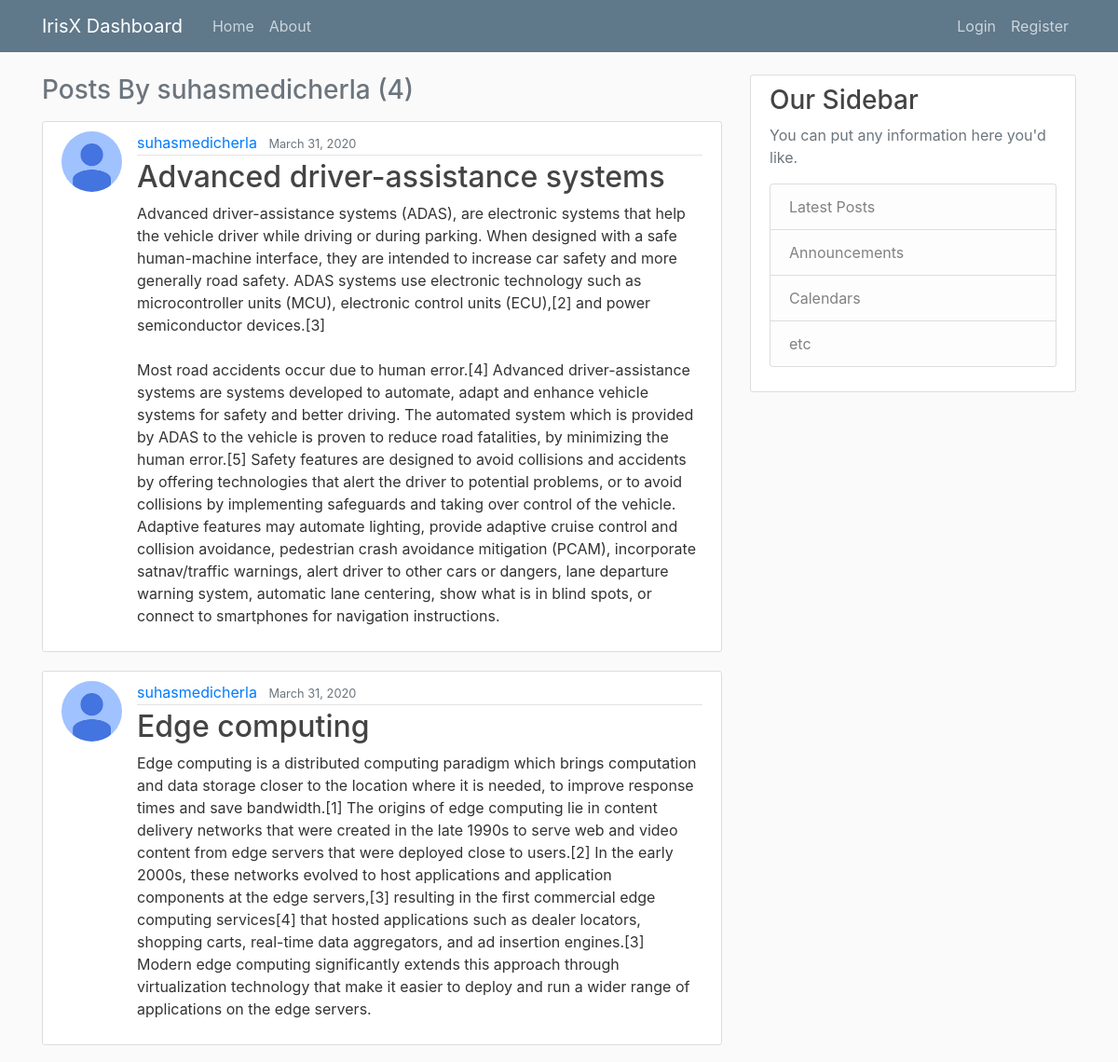
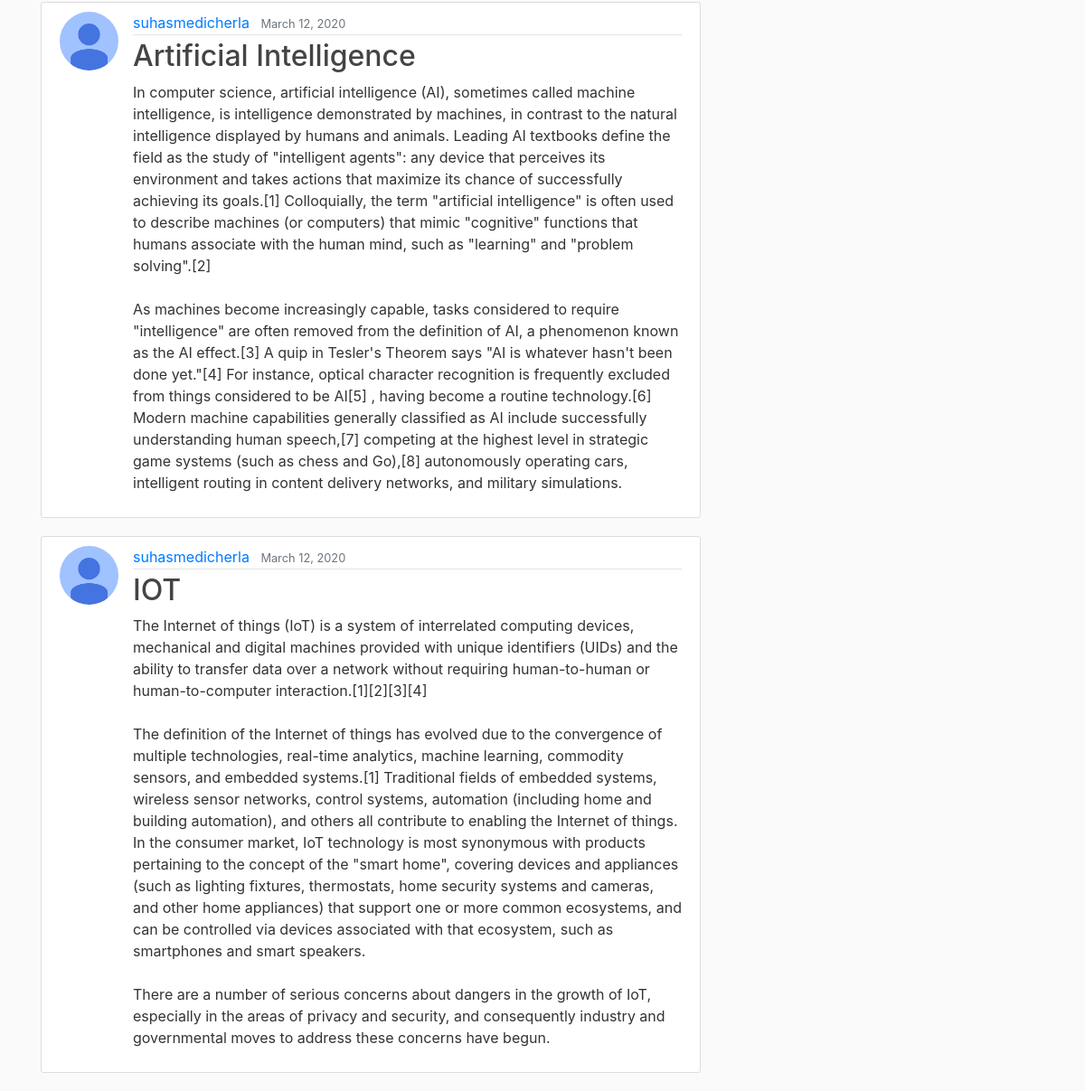
Screenshot of /user/suhasmedicherla with the database file from the repository (2 pictures, top to bottom).
### blog/models.py (models this page shows, shortened)
class Post(models.Model):
    title = models.CharField(max_length=100)
    content = models.TextField()
    date_posted = models.DateTimeField(default=timezone.now)
    author = models.ForeignKey(User, on_delete=models.CASCADE)

### users/models.py (models this page shows, shortened)
class Profile(models.Model):
    user = models.OneToOneField(User, on_delete=models.CASCADE)
    image = models.ImageField(default='default.jpg', upload_to='profile_pics')

### blog/views.py (the view)
# urls.py: path('user/<str:username>', UserPostListView.as_view(), name='user-posts'),
class UserPostListView(ListView):
    model = Post
    template_name = "blog/user_posts.html"
    context_object_name = "posts"
    paginate_by = 5
    def get_queryset(self):
        user = get_object_or_404(User, username=self.kwargs.get('username'))
        return Post.objects.filter(author=user).order_by('-date_posted')

### blog/templates/blog/user_posts.html (shortened to what this page needs)
{% extends "blog/base.html" %}
{% block content %}
    <h3 class="mb-3 text-muted"> Posts By {{view.kwargs.username}} ({{page_obj.paginator.count}})</h3>
    {% for post in posts %}
        <article class="media content-section">
          <img class="rounded-circle article-img" src = "{{ post.author.profile.image.url }}">
          <div class="media-body">
            <div class="article-metadata">
              <a class="mr-2" href="{% url 'user-posts' post.author.username %}">{{ post.author }}</a>
              <small class="text-muted">{{ post.date_posted | date:"F d, Y" }}</small>
            </div>
            <h2><a class="article-title" href="{% url 'post-detail' post.id %}">{{ post.title }}</a></h2>
            <p class="article-content">{{ post.content }}</p>
          </div>
        </article>
    {% endfor %}
{% endblock content %}

### blog/static/blog/main.css (style rules this page uses)
body { background: #fafafa; color: #333333; margin-top: 5rem; }
h1, h2, h3, h4, h5, h6 { color: #444444; }
.content-section { background: #ffffff; padding: 10px 20px; border: 1px solid #dddddd; border-radius: 3px; margin-bottom: 20px; }
.article-title { color: #444444; }
.article-content { white-space: pre-line; }
.article-img { height: 65px; width: 65px; margin-right: 16px; }
.article-metadata { padding-bottom: 1px; margin-bottom: 4px; border-bottom: 1px solid #e3e3e3 }

### rows the page displays
Post: author.profile.image (placeholder picture), author "suhasmedicherla", date_posted "March 31, 2020", title "Advanced driver-assistance systems", content "Advanced driver-assistance systems (ADAS), are electronic systems that help the vehicle driver while driving or during parking. When designed with a safe human-machine interface, they are intended to increase car safety and more generally road safety. ADAS systems use electronic technology such as microcontroller units (MCU), electronic control units (ECU),[2] and power semiconductor devices.[3] Most road accidents occur due to human error.[4] Advanced driver-assistance systems are systems developed to automate, adapt and enhance vehicle systems for safety and better driving. The automated system which is provided by ADAS to the vehicle is proven to reduce road fatalities, by minimizing the…"
Post: author.profile.image (placeholder picture), author "suhasmedicherla", date_posted "March 31, 2020", title "Edge computing", content "Edge computing is a distributed computing paradigm which brings computation and data storage closer to the location where it is needed, to improve response times and save bandwidth.[1] The origins of edge computing lie in content delivery networks that were created in the late 1990s to serve web and video content from edge servers that were deployed close to users.[2] In the early 2000s, these networks evolved to host applications and application components at the edge servers,[3] resulting in the first commercial edge computing services[4] that hosted applications such as dealer locators, shopping carts, real-time data aggregators, and ad insertion engines.[3] Modern edge computing…"
Post: author.profile.image (placeholder picture), author "suhasmedicherla", date_posted "March 12, 2020", title "Artificial Intelligence", content "In computer science, artificial intelligence (AI), sometimes called machine intelligence, is intelligence demonstrated by machines, in contrast to the natural intelligence displayed by humans and animals. Leading AI textbooks define the field as the study of \"intelligent agents\": any device that perceives its environment and takes actions that maximize its chance of successfully achieving its goals.[1] Colloquially, the term \"artificial intelligence\" is often used to describe machines (or computers) that mimic \"cognitive\" functions that humans associate with the human mind, such as \"learning\" and \"problem solving\".[2] As machines become increasingly capable, tasks considered to require…"
Post: author.profile.image (placeholder picture), author "suhasmedicherla", date_posted "March 12, 2020", title "IOT", content "The Internet of things (IoT) is a system of interrelated computing devices, mechanical and digital machines provided with unique identifiers (UIDs) and the ability to transfer data over a network without requiring human-to-human or human-to-computer interaction.[1][2][3][4] The definition of the Internet of things has evolved due to the convergence of multiple technologies, real-time analytics, machine learning, commodity sensors, and embedded systems.[1] Traditional fields of embedded systems, wireless sensor networks, control systems, automation (including home and building automation), and others all contribute to enabling the Internet of things. In the consumer market, IoT technology is…"

### other values shown
{{ view.kwargs.username }} "suhasmedicherla"
{{ page_obj.paginator.count }} "4"
